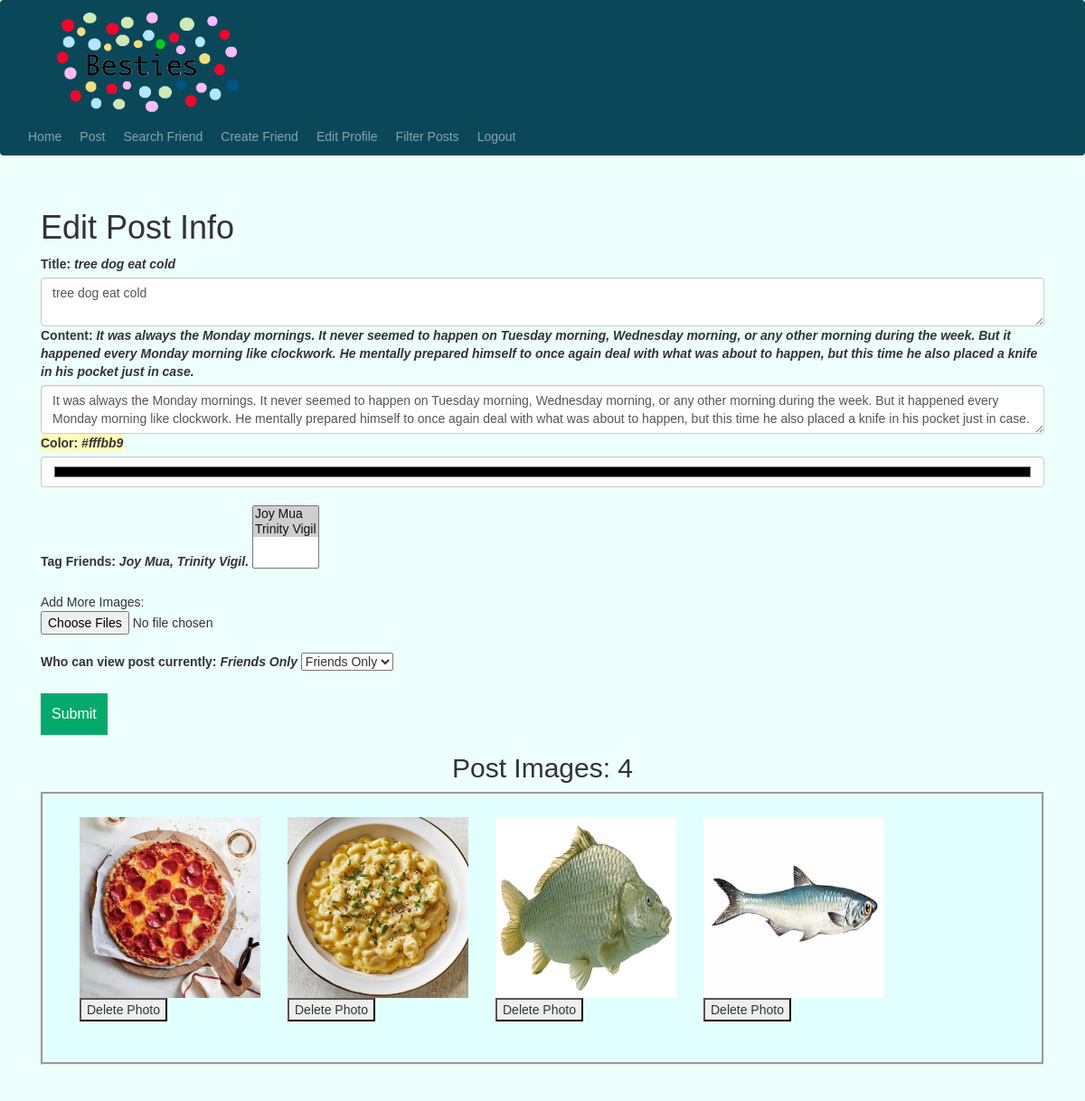
The app's page /edit-post/1 (signed in), older data.
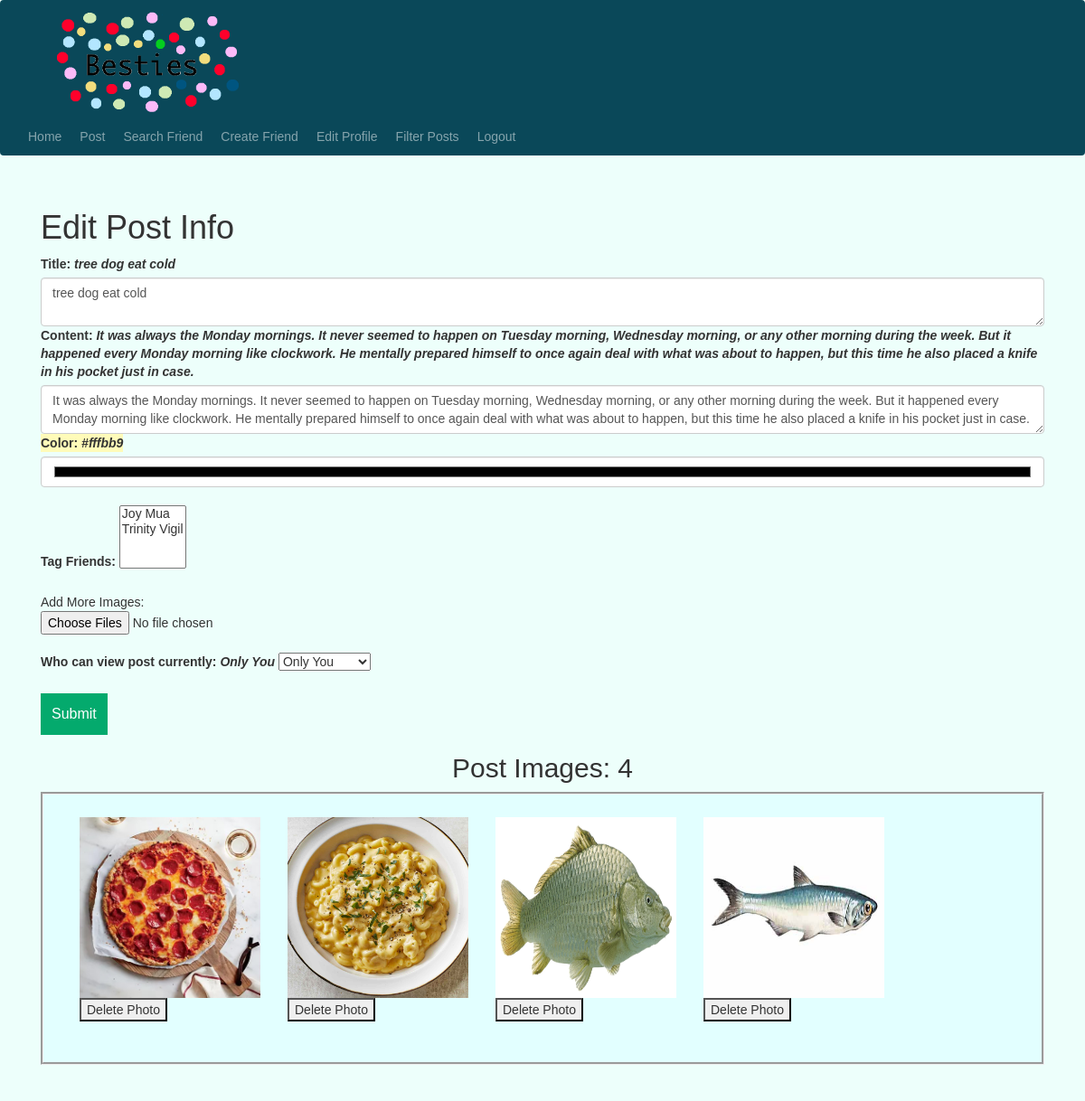
The same page, newer data.
### setup/models.py (models this page shows)
class Post(db.Model):
    id = db.Column(db.Integer, primary_key=True)
    date = db.Column(db.DateTime(timezone=True), default=func.now())
    title = db.Column(db.String(30))
    text = db.Column(db.String(1000))
    image = db.Column(db.String(20))
    post_categories = db.Column(MutableList.as_mutable(PickleType), default=[])
    post_images = db.Column(MutableList.as_mutable(PickleType), default=[])
    post_privacy = db.Column(db.String(20))
    color = db.Column(db.String(20))
    user_id = db.Column(db.Integer, db.ForeignKey('user.id'))
    friends_tagged = db.Column(MutableList.as_mutable(PickleType), default=[])

class User(db.Model, UserMixin):
    id = db.Column(db.Integer, primary_key=True)
    email = db.Column(db.String(20), unique=True)
    username = db.Column(db.String(20), unique=True)
    password = db.Column(db.String(20))
    first_name = db.Column(db.String(20))
    middle_name = db.Column(db.String(20))
    last_name = db.Column(db.String(20))
    bio = db.Column(db.String(100))
    gender = db.Column(db.String(20))
    birthday = db.Column(db.String(20))
    profile_picture = db.Column(db.String(50))
    age = db.Column(db.Integer)
    posts = db.relationship('Post')
    friends_list = db.Column(MutableList.as_mutable(PickleType), default=[])
    friend_requests = db.relationship('FriendRequest')

### setup/features.py (the view, shortened to what this page needs)
@features.route('/edit-post/<int:post_id>', methods=['GET', 'POST'])
@login_required
def edit_post(post_id):
    post = Post.query.filter_by(id=post_id).first()
    return render_template('edit_post.html', user=current_user, post=post)

### setup/__init__.py (called while the page is built)
def create_app():
    app = Flask(__name__)
    app.config['SECRET KEY'] = 'iudsdbciud ccdoi'
    app.config['SQLALCHEMY_DATABASE_URI'] = f'sqlite:///{DB_NAME}'
    db.init_app(app)
    from .features import features
    from .authorization import authorization
    app.register_blueprint(features, url_prefix='/')
    app.register_blueprint(authorization, url_prefix='/')
    from .models import User
    with app.app_context():
        db.create_all()
    login_manager = LoginManager()
    login_manager.login_view = 'authorization.login'
    login_manager.init_app(app)
    @login_manager.user_loader
    def load_user(id):
        return User.query.get(int(id))
    return app

### setup/templates/edit_post.html (shortened to what this page needs)
{% extends "base.html" %}
{% block content %}
<form action="{{ url_for('features.edit_post', post_id=post.id) }}" method="POST" enctype="multipart/form-data">
    <h1>Edit Post Info</h1>
    <label for="title">Title: <i>{{ post.title }}</i></label>
    <textarea   type="title"
                class="form-control"
                id="title"
                name="title">{{ post.title }}</textarea>
    <label for="text">Content: <i>{{ post.text }}</i></label>
    <textarea   type="text"
                class="form-control"
                id="text"
                name="text">{{ post.text }}</textarea>
    <label for="color" style="background-color: {{ post.color }};">Color: <i>{{ post.color }}</i></label>
    <input type="color"
           id="color"
           name="color"
           class="form-control"
           placeholder="ENTER POST COLOR">
    <br />
    {% set lst = [] %}
    <label for="tagged_friends">Tag Friends:
        {% for tagged_friend in post.friends_tagged %}
            <i>{% if loop.index == post.friends_tagged|length %}
                    {{ tagged_friend.first_name }}
                    {{ tagged_friend.last_name }}.
                {% else %}
                    {{ tagged_friend.first_name }}
                    {{ tagged_friend.last_name }},
                {% endif %}
            </i>
        {% endfor %}
    </label>
    <select class="selectpicker" id="tagged_friends" name="tagged_friends" data-live-search="true" multiple>
        {% for friend in user.friends_list %}
            {% if friend.id in lst %}
                <option value="{{ friend.id }}" selected>
                    {{ friend.first_name }}
                    {{ friend.last_name }}
                </option>
            {% else %}
                <option value="{{ friend.id }}">
                </option>
            {% endif %}
        {% endfor %}
    </select>
    <br />
    <br />
    <lable for="file">Add More Images: </lable>
    <input type="file" name="file" accept="image/*" multiple/>
    <br />
    <label for="post_privacy">Who can view post currently: <i>{{ post.post_privacy }}</i></label>
    <select class="selectpicker" id="post_privacy" name="post_privacy">
        {% for privacy_choice in ["Only You", "Friends Only", "Everyone"] %}
            {% if privacy_choice == post.post_privacy %}
                <option selected>{{ privacy_choice }}</option>
            {% else %}
                <option>{{ privacy_choice }}</option>
            {% endif %}
        {% endfor %}
    </select>
    <br />
    <br />
    <button type="submit" class="btn-search">Submit</button>
</form>
{% if post.post_images|length != 0 %}
<h2 align="center">Post Images: {{ post.post_images|length }}</h2>
<div class="groove">
    {% for image in post.post_images %}
        <div style="float: left;">
            <form action="{{ url_for('features.remove_post_image', post_id=post.id) }}" method="POST">
                <div  style="padding-right: 30px;">
                    <img class="img-responsive" src="{{ url_for('features.send_image', filename=image) }}" style="width: 200px; height: 200px;">
                </div>
                <button type="submit">Delete Photo</button>
            </form>
            <br />
        </div>
    {% endfor %}
</div>
{% endif %}
<br />
<br />
{% endblock %}

### setup/templates/base.html (shortened to what this page needs)
<!DOCTYPE html>
<html lang="en">
<head>
    <link
      rel="stylesheet"
      href="https://stackpath.bootstrapcdn.com/bootstrap/4.4.1/css/bootstrap.min.css"
    />
    <link
      rel="stylesheet"
      href="https://stackpath.bootstrapcdn.com/font-awesome/4.7.0/css/font-awesome.min.css"
    />
    <link rel="stylesheet" href="https://maxcdn.bootstrapcdn.com/bootstrap/3.3.7/css/bootstrap.min.css">
    <link rel="stylesheet" href="https://cdnjs.cloudflare.com/ajax/libs/bootstrap-select/1.12.1/css/bootstrap-select.css" />
    <link rel="stylesheet" href="{{ url_for('static', filename='style.css') }}">
</head>
<body style="background-color: #EDFFFB;">
    <nav class="navbar navbar-expand-lg navbar-dark">
        <div class="collapse navbar-collapse" id="navbar">
            <a class="nav-item nav-link" href="#" align="left">
                <img style="padding-left: 20px;" src="{{ url_for('features.send_image', filename='fake_logo3.png') }}" alt="..." height="120">
            </a>
            <div class="navbar-nav">
                {% if user.is_authenticated %}
                    <a class="nav-item nav-link" id="home" href="/user-home">Home</a>
                    <a class="nav-item nav-link"></a>
                    <a class="nav-item nav-link" id="create_post" href="/create-post">Post</a>
                    <a class="nav-item nav-link"></a>
                    <a class="nav-item nav-link" id="search" href="/search-friends">Search Friend</a>
                    <a class="nav-item nav-link"></a>
                    <a class="nav-item nav-link" id="create_friend" href="/create-friend">Create Friend</a>
                    <a class="nav-item nav-link"></a>
                    <a class="nav-item nav-link" id="edit_profile" href="{{ url_for('features.edit_profile', user_id=user.id) }}">Edit Profile</a>
                    <a class="nav-item nav-link"></a>
                    <a class="nav-item nav-link" id="filter_posts" href="{{ url_for('features.filter_posts', user_id=user.id) }}">Filter Posts</a>
                    <a class="nav-item nav-link"></a>
                    <a class="nav-item nav-link" id="logout" href="/logout">Logout</a>
                {% else %}
                    <a class="nav-item nav-link" id="login" href="/">Login</a>
                    <a class="nav-item nav-link"></a>
                    <a class="nav-item nav-link" id="signup" href="/sign-up">Sign Up</a>
                {% endif %}
            </div>
        </div>
    </nav>
    <br />
    <div class="container">
    {% block content %}
    {% endblock %}
    </div>
</body>
</html>

### setup/static/style.css (style rules this page uses)
.navbar-dark { background:#0A4859; }
* { box-sizing: border-box; }
.groove { background-color: #E2FFFF; border-style: groove; padding-left: 40px; padding-top: 25px; padding-bottom: 15px; padding-right: 40px; }
.btn-search { background-color: #04AA6D; color: white; padding: 12px; font-size: 16px; border: none; cursor: pointer; }
* { box-sizing: border-box }
body { font-family: Verdana, sans-serif; margin:0 }
img { vertical-align: middle; }

Row changes from the older to the newer data that the page shows:
no longer on this page (row edited): User: first_name "Joy", last_name "Mua", shown under "Edit Post Info"
no longer on this page (row unchanged): User: first_name "Trinity", last_name "Vigil", {{ friend.id }} 3 (drawn)
changed Post "tree dog eat cold": post_privacy "Friends Only" → "Only You"
Text that changed along with them:
form field tagged_friends: "Joy Mua ☑ / Trinity Vigil ☑" → "Joy Mua / Trinity Vigil"
